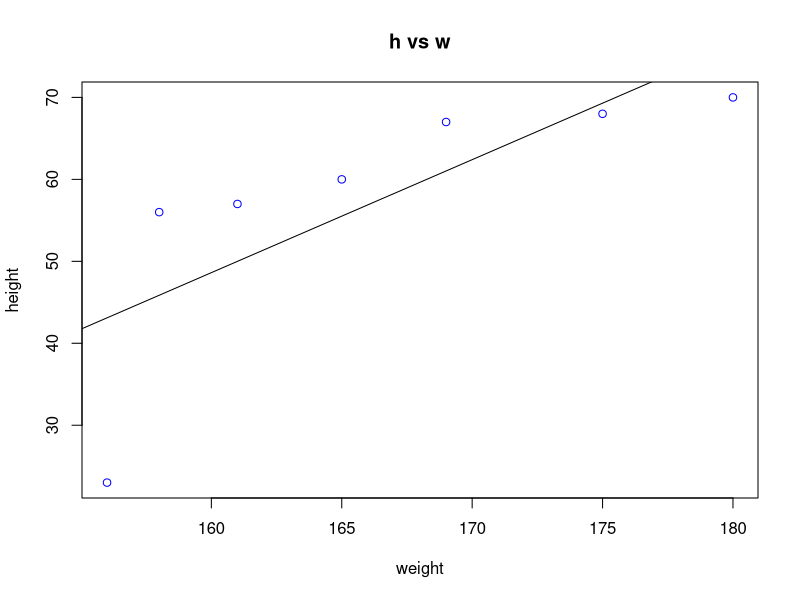

Write the R code that produced this figure.
 # data points



w <- c(23,56,57,60,67,68,70)

h <- c(156,158,161,165,169,175,180)

relation <- lm(w~h)

# plot the curve



plot(h,w,col="blue",main="h vs w",abline(lm(relation)),xlab="weight",ylab="height")



# exit



dev.off()
